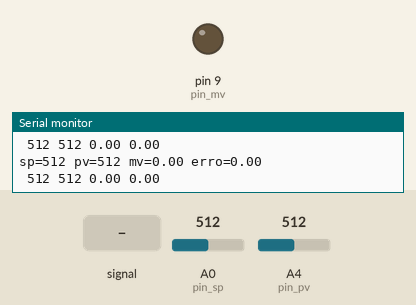
Recording of a sketch running on a simulated Arduino Uno, built with avr-gcc and run on an emulated ATmega328P. On the bench: output pins drawn as LEDs (lit = HIGH), the last lines printed to the serial monitor. Dashed ring = blinking. The test bench sets the inputs (shaded band); at power-on: A4 (pin_pv) = 512, A0 (pin_sp) = 512.

Above: at 1.2 s.
1.3 s: A0 (pin_sp) fed a 50 Hz sine of ±306 counts around its level
At 2.17 s:
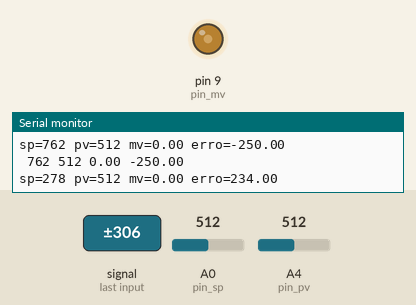
4.3 s: A4 (pin_pv) set to 716
5.8 s: A0 (pin_sp) set to 716
8.8 s: A4 (pin_pv) fed a 2 Hz sine of ±306 counts around its level
At 11.7 s:
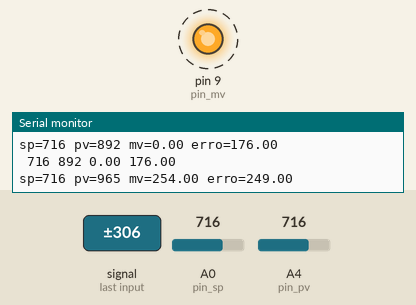
11.8 s: A0 (pin_sp) set to 0
At 12.4 s:
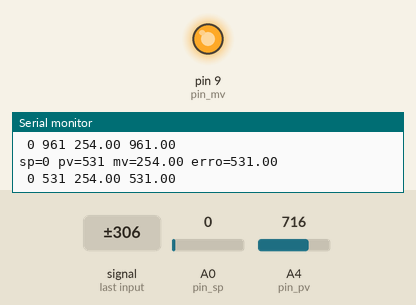
Timing chart, 0 to 14.3 s (numbered marks = the images above; inputs shaded):
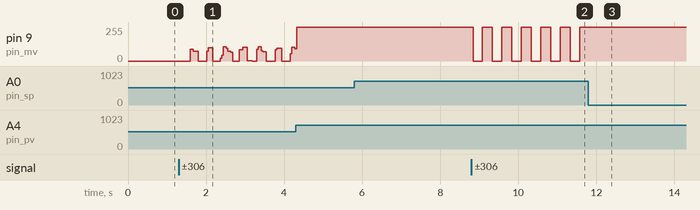

The sketch:

forno.ino
```cpp
// =============================================================================================================
// --- Bibliotecas Auxiliares ---
#include <TimerOne.h>

// =============================================================================================================
// --- PID VAR---
int teste = 0, teste2 = 0;
float interrupt_s = 1/1000; // tempo do interrupt em s
float kp = 0.01;  //constante ganho proporcional
float Ti = 0.5;   //Tempo Integral
float Td = .1;    //Tempo Integral
float erro = 0;   //Erro
float erro_ant = 0; //erro anterior para ação derivativa
float P = 0;    //Ação Proporcional
float S = 0;    //Integrador
float I = 0;    //Ação Integral
float D = 0;    //Ação Integral
float acao;     //Ação na variável manipulada

int spValue = 0, pvValue = 0;
const int pin_mv = 9; // PWM
const int pin_pv = A4; //Pino de entrada para o variável medida
const int pin_sp = A0; //Pino de entrada para o setpoint POTENCIOMETRO
const int lim_int_sup = 29000;
const int lim_int_inf = -29000;
const int lim_pwm_sup = 254;// adotou-se 254 porque a saída do pwm em 255 é muito diferente do valor em 254, podendo gerar instabilidade na malha fechada

void amostragem()
{
teste++;

teste2++;
if (teste > 2)
	{
      teste = 0;
      spValue = analogRead(pin_sp); //leitura do valor de potenciometro
      pvValue = analogRead(pin_pv); //leitura do valor de setpoint (Sensor temp)

      erro = pvValue - spValue;

      P = erro * kp;

      S += erro;    //fórmula do integrador
      if (S > lim_int_sup){S = lim_int_sup;}//limitador Integral superior
      if (S < lim_int_inf) {S = lim_int_inf;}//limitador Integral inferior

      I = S / Ti; //fórmula da ação integral

      D = (erro_ant - erro) * Td;

      erro_ant = erro;

      acao = P + I + D;   //cálculo da ação final do controlador PI
      if (acao > lim_pwm_sup) //limitador saída superior pwm
      {
             acao = lim_pwm_sup;
      }
      if (acao < 0) //limitador saída inferior pwm
      {
             acao = 0;
      }
      // Serial.print("I: ");
      // Serial.println(I);
      analogWrite(pin_mv, acao); //linha principal para ação na variável manipulada
	}
if (teste2 > 1000) //atualiza o gráfico do plotter serial a cada 1 segundo
	{
      teste2 = 0;
      Serial.println(); // a linhas a seguir servem para mostrar as variáveis e no plotter serial do arduino
      Serial.print("sp=");
      Serial.print(spValue); //legenda setpoint
      Serial.print(" pv=");
      Serial.print(pvValue); //legenda variável medida
      Serial.print(" mv=");
      Serial.print(acao); //legenda variável manipulada
      Serial.print(" erro=");
      Serial.print(erro); //legenda desvio ou erro
      Serial.println();
      Serial.print(" ");
      Serial.print(spValue); //gráfico setpoint
      Serial.print(" ");
      Serial.print(pvValue); //gráfico variável medida
      Serial.print(" ");
      Serial.print(acao); //gráfico variável manipulada
      Serial.print(" ");
      Serial.print(erro); //gráfico desvio ou erro
	}
}
// =============================================================================================================
// --- Configurações Iniciais ---
void setup()
{
  //MELHOR FORMA DE IMPLEMENTAR INTERRUPT
  Timer1.initialize(interrupt_s*1000*1000);      // Inicializa o Timer1 e configura para um período de 1 s
  Timer1.attachInterrupt(amostragem); //define a rotina de amostragem da interrupção do PID digital

  Serial.begin(9600); //define velocidade serial de 9600bps
  pinMode(pin_mv, OUTPUT); // PWM
} //end setup

// =============================================================================================================
// --- Loop Infinito ---
void loop()
{}
```

Measured:
- after the input at 8.8 s, pin 9 (pin_mv): alternates 254/255 for 0.25 s and 0/255 for 0.25 s, starting after 0.05 s
- after the input at 11.8 s, pin 9 (pin_mv): stops changing and stays 254/255
